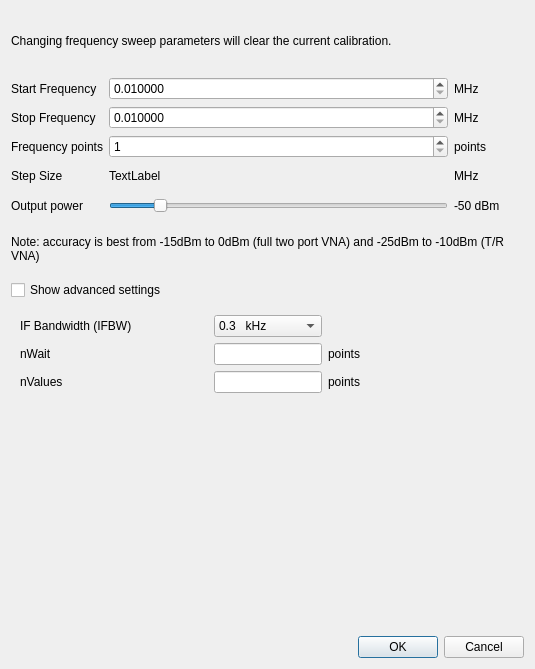
<?xml version="1.0" encoding="UTF-8"?>
<ui version="4.0">
 <class>FrequencyDialog</class>
 <widget class="QDialog" name="FrequencyDialog">
  <property name="geometry">
   <rect>
    <x>0</x>
    <y>0</y>
    <width>535</width>
    <height>669</height>
   </rect>
  </property>
  <property name="sizePolicy">
   <sizepolicy hsizetype="Preferred" vsizetype="Minimum">
    <horstretch>0</horstretch>
    <verstretch>0</verstretch>
   </sizepolicy>
  </property>
  <property name="windowTitle">
   <string>Dialog</string>
  </property>
  <layout class="QGridLayout" name="gridLayout_3">
   <item row="0" column="0">
    <widget class="QLabel" name="label_6">
     <property name="sizePolicy">
      <sizepolicy hsizetype="Preferred" vsizetype="Fixed">
       <horstretch>0</horstretch>
       <verstretch>0</verstretch>
      </sizepolicy>
     </property>
     <property name="minimumSize">
      <size>
       <width>0</width>
       <height>60</height>
      </size>
     </property>
     <property name="text">
      <string>Changing frequency sweep parameters will clear the current calibration.</string>
     </property>
     <property name="wordWrap">
      <bool>true</bool>
     </property>
     <property name="margin">
      <number>10</number>
     </property>
    </widget>
   </item>
   <item row="1" column="0">
    <layout class="QGridLayout" name="gridLayout_2">
     <item row="0" column="0">
      <widget class="QLabel" name="label">
       <property name="text">
        <string>Start Frequency</string>
       </property>
      </widget>
     </item>
     <item row="0" column="2">
      <widget class="QLabel" name="label_7">
       <property name="text">
        <string>MHz</string>
       </property>
      </widget>
     </item>
     <item row="1" column="0">
      <widget class="QLabel" name="label_2">
       <property name="text">
        <string>Stop Frequency</string>
       </property>
      </widget>
     </item>
     <item row="1" column="2">
      <widget class="QLabel" name="label_8">
       <property name="text">
        <string>MHz</string>
       </property>
      </widget>
     </item>
     <item row="2" column="0">
      <widget class="QLabel" name="label_3">
       <property name="text">
        <string>Frequency points</string>
       </property>
      </widget>
     </item>
     <item row="2" column="2">
      <widget class="QLabel" name="label_9">
       <property name="text">
        <string>points</string>
       </property>
      </widget>
     </item>
     <item row="3" column="0">
      <widget class="QLabel" name="label_4">
       <property name="text">
        <string>Step Size</string>
       </property>
      </widget>
     </item>
     <item row="3" column="1">
      <widget class="QLabel" name="l_end">
       <property name="sizePolicy">
        <sizepolicy hsizetype="Expanding" vsizetype="Fixed">
         <horstretch>0</horstretch>
         <verstretch>0</verstretch>
        </sizepolicy>
       </property>
       <property name="minimumSize">
        <size>
         <width>0</width>
         <height>24</height>
        </size>
       </property>
       <property name="text">
        <string>TextLabel</string>
       </property>
      </widget>
     </item>
     <item row="3" column="2">
      <widget class="QLabel" name="label_10">
       <property name="text">
        <string>MHz</string>
       </property>
      </widget>
     </item>
     <item row="4" column="0">
      <widget class="QLabel" name="label_5">
       <property name="text">
        <string>Output power</string>
       </property>
      </widget>
     </item>
     <item row="4" column="1">
      <widget class="QSlider" name="slider_power">
       <property name="minimumSize">
        <size>
         <width>0</width>
         <height>24</height>
        </size>
       </property>
       <property name="minimum">
        <number>-30</number>
       </property>
       <property name="maximum">
        <number>7</number>
       </property>
       <property name="value">
        <number>-25</number>
       </property>
       <property name="orientation">
        <enum>Qt::Orientation::Horizontal</enum>
       </property>
      </widget>
     </item>
     <item row="4" column="2">
      <widget class="QLabel" name="l_power">
       <property name="minimumSize">
        <size>
         <width>70</width>
         <height>0</height>
        </size>
       </property>
       <property name="text">
        <string>-50 dBm</string>
       </property>
      </widget>
     </item>
     <item row="2" column="1">
      <widget class="QSpinBox" name="t_points">
       <property name="minimum">
        <number>1</number>
       </property>
       <property name="maximum">
        <number>10000</number>
       </property>
       <property name="singleStep">
        <number>5</number>
       </property>
      </widget>
     </item>
     <item row="0" column="1">
      <widget class="QDoubleSpinBox" name="t_start">
       <property name="decimals">
        <number>6</number>
       </property>
       <property name="minimum">
        <double>0.010000000000000</double>
       </property>
       <property name="maximum">
        <double>4400.000000000000000</double>
       </property>
       <property name="singleStep">
        <double>1.000000000000000</double>
       </property>
      </widget>
     </item>
     <item row="1" column="1">
      <widget class="QDoubleSpinBox" name="t_stop">
       <property name="decimals">
        <number>6</number>
       </property>
       <property name="minimum">
        <double>0.010000000000000</double>
       </property>
       <property name="maximum">
        <double>4400.000000000000000</double>
       </property>
       <property name="singleStep">
        <double>1.000000000000000</double>
       </property>
      </widget>
     </item>
    </layout>
   </item>
   <item row="2" column="0">
    <widget class="QLabel" name="label_15">
     <property name="sizePolicy">
      <sizepolicy hsizetype="Preferred" vsizetype="Fixed">
       <horstretch>0</horstretch>
       <verstretch>0</verstretch>
      </sizepolicy>
     </property>
     <property name="minimumSize">
      <size>
       <width>0</width>
       <height>50</height>
      </size>
     </property>
     <property name="text">
      <string>Note: accuracy is best from -15dBm to 0dBm (full two port VNA) and -25dBm to -10dBm (T/R VNA)</string>
     </property>
     <property name="wordWrap">
      <bool>true</bool>
     </property>
     <property name="margin">
      <number>10</number>
     </property>
    </widget>
   </item>
   <item row="3" column="0">
    <widget class="QCheckBox" name="c_advanced">
     <property name="text">
      <string>Show advanced settings</string>
     </property>
    </widget>
   </item>
   <item row="4" column="0">
    <widget class="QWidget" name="w_advanced" native="true">
     <property name="sizePolicy">
      <sizepolicy hsizetype="Preferred" vsizetype="Fixed">
       <horstretch>0</horstretch>
       <verstretch>0</verstretch>
      </sizepolicy>
     </property>
     <layout class="QGridLayout" name="gridLayout">
      <item row="3" column="0">
       <widget class="QLabel" name="label_13">
        <property name="toolTip">
         <string>How many data points to average over (1 data point ~= 200us)</string>
        </property>
        <property name="text">
         <string>nValues</string>
        </property>
       </widget>
      </item>
      <item row="3" column="2">
       <widget class="QLabel" name="label_14">
        <property name="text">
         <string>points</string>
        </property>
       </widget>
      </item>
      <item row="1" column="2">
       <widget class="QLabel" name="label_12">
        <property name="text">
         <string>points</string>
        </property>
       </widget>
      </item>
      <item row="1" column="1">
       <widget class="QLineEdit" name="t_nWait">
        <property name="sizePolicy">
         <sizepolicy hsizetype="Fixed" vsizetype="Fixed">
          <horstretch>0</horstretch>
          <verstretch>0</verstretch>
         </sizepolicy>
        </property>
        <property name="text">
         <string/>
        </property>
       </widget>
      </item>
      <item row="1" column="0">
       <widget class="QLabel" name="label_11">
        <property name="toolTip">
         <string>How many data points to discard after setting PLL frequency</string>
        </property>
        <property name="text">
         <string>nWait</string>
        </property>
       </widget>
      </item>
      <item row="3" column="1">
       <widget class="QLineEdit" name="t_nValues">
        <property name="sizePolicy">
         <sizepolicy hsizetype="Fixed" vsizetype="Fixed">
          <horstretch>0</horstretch>
          <verstretch>0</verstretch>
         </sizepolicy>
        </property>
        <property name="text">
         <string/>
        </property>
       </widget>
      </item>
      <item row="0" column="1">
       <widget class="QComboBox" name="c_ifbw">
        <item>
         <property name="text">
          <string>0.3   kHz</string>
         </property>
        </item>
        <item>
         <property name="text">
          <string>0.8   kHz</string>
         </property>
        </item>
        <item>
         <property name="text">
          <string>1.6   kHz</string>
         </property>
        </item>
        <item>
         <property name="text">
          <string>3.1   kHz</string>
         </property>
        </item>
        <item>
         <property name="text">
          <string>4.7   kHz</string>
         </property>
        </item>
        <item>
         <property name="text">
          <string>6.2   kHz</string>
         </property>
        </item>
        <item>
         <property name="text">
          <string>8.0   kHz</string>
         </property>
        </item>
        <item>
         <property name="text">
          <string>10.0 kHz</string>
         </property>
        </item>
       </widget>
      </item>
      <item row="0" column="0">
       <widget class="QLabel" name="label_ifbw">
        <property name="toolTip">
         <string>Adjustable Intermediate Frequency Bandwidth (IFBW) filter.

Lower values improve dynamic range and reduce noise,
but increase measurement time.
Supported only by NanoRFE HW revision 5
(V2 Plus4 PRO) and later.</string>
        </property>
        <property name="text">
         <string>IF Bandwidth (IFBW)</string>
        </property>
       </widget>
      </item>
     </layout>
    </widget>
   </item>
   <item row="5" column="0">
    <widget class="QWidget" name="widget" native="true"/>
   </item>
   <item row="6" column="0">
    <widget class="QDialogButtonBox" name="buttonBox">
     <property name="orientation">
      <enum>Qt::Orientation::Horizontal</enum>
     </property>
     <property name="standardButtons">
      <set>QDialogButtonBox::StandardButton::Cancel|QDialogButtonBox::StandardButton::Ok</set>
     </property>
    </widget>
   </item>
  </layout>
 </widget>
 <resources/>
 <connections>
  <connection>
   <sender>buttonBox</sender>
   <signal>accepted()</signal>
   <receiver>FrequencyDialog</receiver>
   <slot>accept()</slot>
   <hints>
    <hint type="sourcelabel">
     <x>248</x>
     <y>254</y>
    </hint>
    <hint type="destinationlabel">
     <x>157</x>
     <y>274</y>
    </hint>
   </hints>
  </connection>
  <connection>
   <sender>buttonBox</sender>
   <signal>rejected()</signal>
   <receiver>FrequencyDialog</receiver>
   <slot>reject()</slot>
   <hints>
    <hint type="sourcelabel">
     <x>316</x>
     <y>260</y>
    </hint>
    <hint type="destinationlabel">
     <x>286</x>
     <y>274</y>
    </hint>
   </hints>
  </connection>
 </connections>
</ui>
